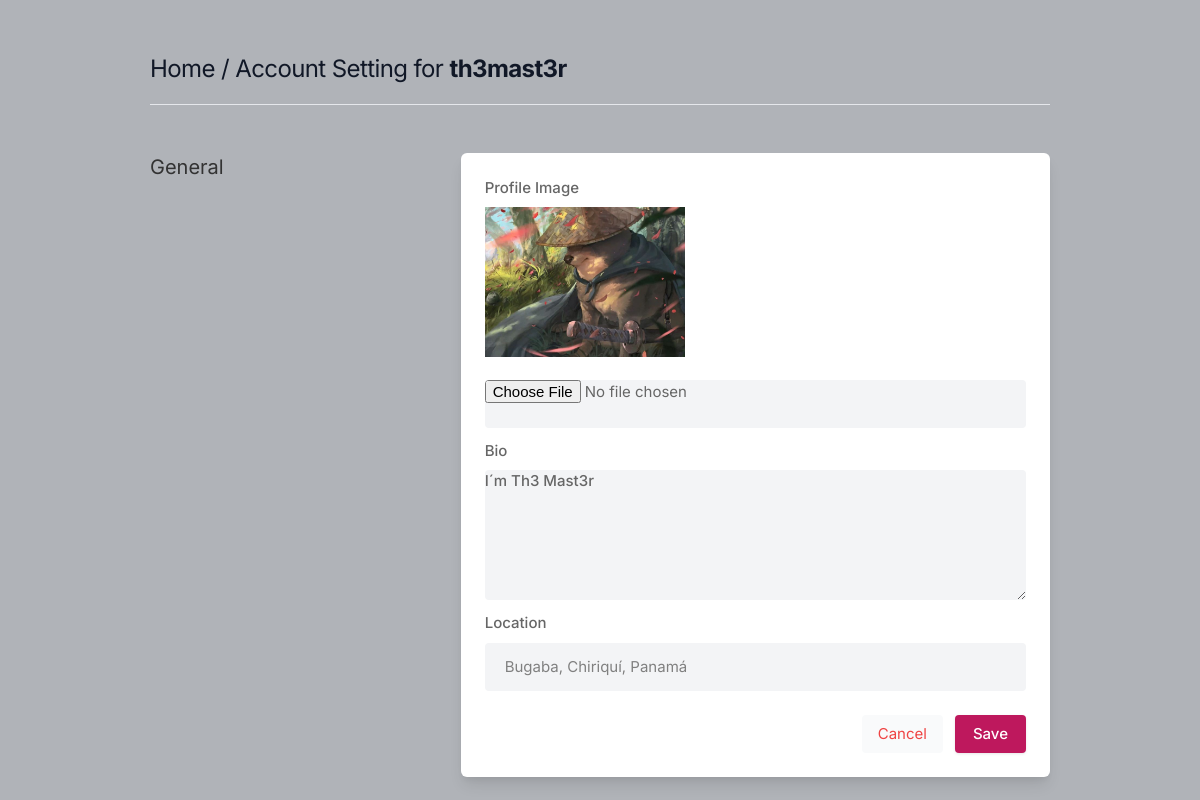
/settings (signed in), run on the app's committed database.
### main/models.py (models this page shows, shortened)
class Profile(models.Model):
    user = models.ForeignKey(User, on_delete=models.CASCADE) #usamos una foreign key
    id_user = models.IntegerField()
    bio = models.TextField(blank=True)
    profileimg = models.ImageField(upload_to='profile_images', default='blank-profile-picture.png')
    location = models.CharField(max_length=100, blank=True)

### main/views.py (the view, shortened to what this page needs)
# urls.py: path('settings', views.settings, name='settings'),
@login_required(login_url='signin')
def settings(request):
    user_profile = Profile.objects.get(user=request.user)
    return render(request, 'setting.html', {'user_profile': user_profile})

### templates/setting.html (shortened to what this page needs)
{% load static %}
<!DOCTYPE html>
<html lang="en">
<head>
    <link rel="stylesheet" href="{% static 'assets/css/icons.css' %}">
    <link rel="stylesheet" href="{% static 'assets/css/uikit.css' %}">
    <link rel="stylesheet" href="{% static 'assets/css/style.css' %}">
    <link rel="stylesheet" href="{% static 'assets/css/tailwind.css' %}">
</head>
<body>
            <div class="container m-auto">
                <h1 class="text-2xl leading-none text-gray-900 tracking-tight mt-3"><a href="/profile/{{user}}">Home</a> / Account Setting for <b>{{user.username}}</b> </h1>
                <br>
                <hr>
                <div class="grid lg:grid-cols-3 mt-12 gap-8">
                    <div>
                        <h3 class="text-xl mb-2"> General</h3>
                    </div>
                    <div class="bg-white rounded-md lg:shadow-lg shadow col-span-2">
                    <form action="" method="POST" enctype="multipart/form-data">
                       <div class="grid grid-cols-2 gap-3 lg:p-6 p-4">
                            <div class="col-span-2">
                                <label for=""> Profile Image</label>
                                <img width="200" height="200" src="{{user_profile.profileimg.url}}" />
                                <br>
                                <input type="file" name="image" value="" class="shadow-none bg-gray-100">
                            </div>
                            <div class="col-span-2">
                                <label for="about">Bio</label>
                                <textarea id="about" name="bio" rows="3"  class="shadow-none bg-gray-100">{{user_profile.bio}}</textarea>
                            </div>
                            <div class="col-span-2">
                                <label for=""> Location</label>
                                <input type="text" name="location" value="{{user_profile.location}}" class="shadow-none bg-gray-100">
                            </div>
                       </div>
                       <div class="bg-gray-10 p-6 pt-0 flex justify-end space-x-3">
                           <button class="p-2 px-4 rounded bg-gray-50 text-red-500"> <a href="/">Cancel</a> </button>
                           <button type="submit" class="button bg-blue-700"> Save </button>
                       </div>
                    </form>
                    </div>
                    </div>
                    <br>
                </div>
</body>
</html>

### static/assets/css/style.css (style rules this page uses)
body { background-color: #B0B3B8!important; }
button { vertical-align: middle; }
span.button, button.button { background-color: #be185d; top: 0; color: #fff; position: relative; padding: 8px 18px; line-height: 22px; position: relative; font-weight: 500; font-size: 15px; display: inline-block; -webkit-transition: all 0.2s ease-in-out; transition: all 0.2s ease-in-out; cursor: pointer; overflow: hidden; border: none; border-radius: 4px; -webkit-box-shadow: 0 1px 3px rgba(0, 0, 0, 0.1); box-shadow: 0 1px 3px rgba(0, 0, 0, 0.1); }
input { height: 48px; line-height: 48px; padding: 0 20px; outline: none; font-size: 15px; color: #808080; max-width: 100%; width: 100%; -webkit-box-sizing: border-box; box-sizing: border-box; display: block; font-weight: 400; opacity: 1; border-radius: 4px; border: none; -webkit-box-shadow: 0 1px 4px 0px rgba(0, 0, 0, 0.12); box-shadow: 0 1px 4px 0px rgba(0, 0, 0, 0.12); }
input[type="text"], input[type="password"], input[type="email"], input[type="number"] { height: 48px; line-height: 48px; padding: 0 20px; outline: none; font-size: 15px; color: #808080; max-width: 100%; width: 100%; -webkit-box-sizing: border-box; box-sizing: border-box; display: block; font-weight: 400; opacity: 1; border-radius: 4px; border: none; -webkit-box-shadow: 0 1px 4px 0px rgba(0, 0, 0, 0.12); box-shadow: 0 1px 4px 0px rgba(0, 0, 0, 0.12); }
textarea { height: 48px; line-height: 48px; padding: 0 20px; outline: none; font-size: 15px; color: #808080; margin: 0 0 16px 0; max-width: 100%; width: 100%; -webkit-box-sizing: border-box; box-sizing: border-box; display: block; background-color: #fff; font-weight: 500; opacity: 1; border-radius: 4px; border: none; -webkit-box-shadow: 0 1px 4px 0px rgba(0, 0, 0, 0.12); box-shadow: 0 1px 4px 0px rgba(0, 0, 0, 0.12); }
input { -webkit-transition: all 0.1s ease-in-out; transition: all 0.1s ease-in-out; }
::placeholder { color: #808080; opacity: 1; }
textarea { height: auto; line-height: 27px; padding: 20px; min-height: 130px; -webkit-transition: none !important; transition: none !important; min-width: 100%; }
label, legend { display: block; font-weight: bold; font-size: 15px; font-weight: 500; margin-bottom: 8px; }
button { border: none; margin: 0; padding: 0; width: auto; overflow: visible; background: transparent; color: inherit; font: inherit; line-height: normal; cursor: pointer; }
a { color: #be185d; -webkit-transition: 0.3s; transition: 0.3s; outline: none !important; }
button { outline: none !important; }
img { max-width: 100%; }
body { color: #666; font-size: 15px; line-height: 27px; background-color: #f0f2f5; font-family: "Inter", sans-serif; text-transform: none; }
h1, h2, h3, h4, h5, h6 { font-family: "Inter", sans-serif; text-transform: none; }
input[type="text"], input[type="password"], input[type="email"] { font-family: "Inter", sans-serif; text-transform: none; }
textarea, select { font-family: "Inter", sans-serif; text-transform: none; }
button, body .pac-container { font-family: "Inter", sans-serif; text-transform: none; }
h1, h2, h3, h4, h5, h6 { color: #333; font-weight: 500; margin: 0; padding: 0; }
h1 { font-size: 32px; }
h3 { font-size: 22px; }
b, strong { font-weight: 700 !important; }
@media (min-width: 1024px) { .container { max-width: 900px !important; padding-top: 45px; } }
.shadow-none { -webkit-box-shadow: none !important; box-shadow: none !important; }

### data on the page
Profile: profileimg (placeholder picture), bio "I´m Th3 Mast3r", location "Bugaba, Chiriquí, Panamá"

### other printed values
{{ user.username }} "th3mast3r"
